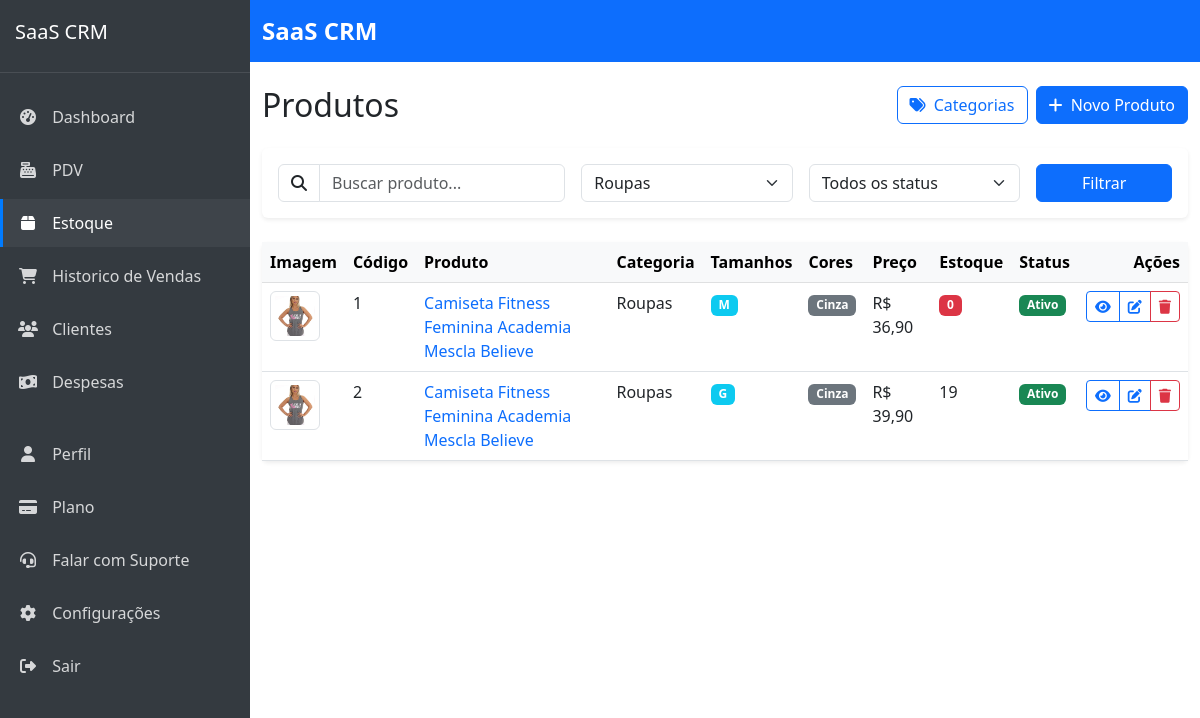
Page /sistema/produtos/?category=1 (signed in) on the committed database.
### products/models.py (models this page shows, shortened)
class Product(models.Model):
    company = models.ForeignKey(Company, on_delete=models.CASCADE, verbose_name='Empresa', related_name='products')
    name = models.CharField('Nome', max_length=100)
    code = models.CharField('Código', max_length=50, unique=True, blank=True, null=True)
    description = models.TextField('Descrição', blank=True, null=True)
    category = models.ForeignKey(Category, on_delete=models.CASCADE, verbose_name='Categoria', related_name='products')
    price = models.DecimalField('Preço', max_digits=10, decimal_places=2)
    cost = models.DecimalField('Custo', max_digits=10, decimal_places=2)
    stock_quantity = models.PositiveIntegerField('Quantidade em estoque', default=0)
    stock_alert_level = models.PositiveIntegerField('Nível de alerta de estoque', default=10)
    barcode = models.CharField('Código de barras', max_length=100, blank=True, null=True)
    image = models.ImageField('Imagem', upload_to='products/', blank=True, null=True)
    is_active = models.BooleanField('Ativo', default=True)
    has_variations = models.BooleanField('Possui variações', default=False)
    created_at = models.DateTimeField('Criado em', auto_now_add=True)
    updated_at = models.DateTimeField('Atualizado em', auto_now=True)
    class Meta:
        verbose_name = 'Produto'
        verbose_name_plural = 'Produtos'
        ordering = ['name']
        unique_together = [['company', 'code'], ['company', 'barcode']]  # Prevent duplicate codes/barcodes within same company

class Category(models.Model):
    company = models.ForeignKey(Company, on_delete=models.CASCADE, verbose_name='Empresa', related_name='categories')
    name = models.CharField('Nome', max_length=100)
    description = models.TextField('Descrição', blank=True, null=True)
    created_at = models.DateTimeField('Criado em', auto_now_add=True)
    updated_at = models.DateTimeField('Atualizado em', auto_now=True)
    class Meta:
        verbose_name = 'Categoria'
        verbose_name_plural = 'Categorias'
        ordering = ['name']
        unique_together = ['company', 'name']  # Prevent duplicate category names within same company

class ProductVariation(models.Model):
    product = models.ForeignKey(Product, on_delete=models.CASCADE, verbose_name='Produto', related_name='variations')
    size = models.ForeignKey(Size, on_delete=models.CASCADE, verbose_name='Tamanho')
    color = models.ForeignKey(Color, on_delete=models.CASCADE, verbose_name='Cor')
    stock_quantity = models.PositiveIntegerField('Quantidade em estoque', default=0)
    stock_alert_level = models.PositiveIntegerField('Nível de alerta de estoque', default=3)
    sku = models.CharField('SKU', max_length=100, unique=True, blank=True, null=True)
    price_adjustment = models.DecimalField('Ajuste de preço', max_digits=10, decimal_places=2, default=0,
                                         help_text='Valor a ser adicionado/subtraído do preço base do produto')
    class Meta:
        verbose_name = 'Variação de Produto'
        verbose_name_plural = 'Variações de Produtos'
        unique_together = ['product', 'size', 'color']

class Size(models.Model):
    TIPO_CHOICES = (
        ('roupa', 'Roupa'),
        ('calcado', 'Calçado'),
    )
    company = models.ForeignKey(Company, on_delete=models.CASCADE, verbose_name='Empresa', related_name='sizes')
    name = models.CharField('Nome', max_length=10)  # PP, P, M, G, GG ou 36, 37, 38, etc
    tipo = models.CharField('Tipo', max_length=10, choices=TIPO_CHOICES, default='roupa')
    ordem = models.IntegerField('Ordem de exibição', default=0)
    class Meta:
        verbose_name = 'Tamanho'
        verbose_name_plural = 'Tamanhos'
        ordering = ['ordem', 'name']
        unique_together = ['company', 'name', 'tipo']

class Color(models.Model):
    company = models.ForeignKey(Company, on_delete=models.CASCADE, verbose_name='Empresa', related_name='colors')
    name = models.CharField('Nome', max_length=50)
    code = models.CharField('Código Hex', max_length=7, help_text='Ex: #FF0000', blank=True, null=True)
    class Meta:
        verbose_name = 'Cor'
        verbose_name_plural = 'Cores'
        ordering = ['name']
        unique_together = ['company', 'name']

### products/views.py (the view)
# urls.py: path('', views.product_list, name='product_list'),
@login_required
def product_list(request):
    categories = Category.objects.filter(company=request.user.company)
    products_query = Product.objects.filter(company=request.user.company)
    query = request.GET.get('q')
    category_id = request.GET.get('category')
    status = request.GET.get('status')
    if query:
        products_query = products_query.filter(
            Q(name__icontains=query) |
            Q(code__icontains=query) |
            Q(description__icontains=query)
        )
    if category_id:
        products_query = products_query.filter(category_id=category_id)
    if status == 'active':
        products_query = products_query.filter(is_active=True)
    elif status == 'inactive':
        products_query = products_query.filter(is_active=False)
    elif status == 'low_stock':
        products_with_low_stock = []
        for product in products_query:
            if product.is_stock_low():
                products_with_low_stock.append(product.id)
        products_query = products_query.filter(id__in=products_with_low_stock)
    products_query = products_query.annotate(
        numeric_code=Case(
            When(code__regex=r'^\d+$', then=Cast('code', output_field=IntegerField())),
            default=Value(999999),  # Valor alto para códigos não numéricos
            output_field=IntegerField()
        )
    ).order_by('numeric_code')
    paginator = Paginator(products_query, 20)  # 20 produtos por página
    page = request.GET.get('page')
    try:
        products = paginator.page(page)
    except PageNotAnInteger:
        products = paginator.page(1)
    except EmptyPage:
        products = paginator.page(paginator.num_pages)
    return render(request, 'products/product_list.html', {
        'products': products,
        'categories': categories
    })

### saas_crm/urls.py (called while the page is built)
    def __call__(self, request):
        if request.user.is_authenticated and request.user.is_superuser and 'impersonate_user_id' in request.session:
            user_id = request.session['impersonate_user_id']
            try:
                request.real_user = request.user
                request.user = User.objects.get(pk=user_id)
                request.is_impersonating = True
            except User.DoesNotExist:
                del request.session['impersonate_user_id']
        response = self.get_response(request)
        return response

### templates/products/product_list.html (shortened to what this page needs)
{% extends 'core/base.html' %}
{% block content %}
<div class="d-flex justify-content-between align-items-center mb-4">
    <h1 class="h2 mb-0">Produtos</h1>
    <div class="d-flex gap-2">
        <a href="{% url 'products:category_list' %}" class="btn btn-outline-primary">
            <i class="fas fa-tags me-1"></i> Categorias
        </a>
        <a href="{% url 'products:product_create' %}" class="btn btn-primary">
            <i class="fas fa-plus me-1"></i> Novo Produto
        </a>
    </div>
</div>
<div class="card border-0 shadow-sm mb-4">
    <div class="card-body">
        <form method="get" class="row g-3">
            <div class="col-md-4">
                <div class="input-group">
                    <span class="input-group-text bg-transparent">
                        <i class="fas fa-search"></i>
                    </span>
                    <input type="text" name="q" class="form-control" placeholder="Buscar produto..." value="{{ request.GET.q|default:'' }}">
                </div>
            </div>
            <div class="col-md-3">
                <select name="category" class="form-select">
                    {% for category in categories %}
                    <option value="{{ category.id }}" {% if request.GET.category == category.id|stringformat:"i" %}selected{% endif %}>
                        {{ category.name }}
                    </option>
                    {% endfor %}
                </select>
            </div>
            <div class="col-md-3">
                <select name="status" class="form-select">
                    <option value="">Todos os status</option>
                </select>
            </div>
            <div class="col-md-2">
                <button type="submit" class="btn btn-primary w-100">Filtrar</button>
            </div>
        </form>
    </div>
</div>
<div class="card border-0 shadow-sm">
    <div class="card-body p-0">
        <div class="table-responsive">
            <table class="table table-hover mb-0">
                <thead class="table-light">
                    <tr>
                        <th scope="col" style="width: 60px">Imagem</th>
                        <th scope="col">Código</th>
                        <th scope="col">Produto</th>
                        <th scope="col">Categoria</th>
                        <th scope="col">Tamanhos</th>
                        <th scope="col">Cores</th>
                        <th scope="col">Preço</th>
                        <th scope="col">Estoque</th>
                        <th scope="col">Status</th>
                        <th scope="col" class="text-end">Ações</th>
                    </tr>
                </thead>
                <tbody>
                    {% for product in products %}
                    <tr>
                        <td>
                            {% if product.image %}
                                <img src="{{ product.image.url }}" alt="{{ product.name }}" class="img-thumbnail" style="width: 50px; height: 50px; object-fit: cover;">
                            {% else %}
                                <div class="bg-light d-flex align-items-center justify-content-center" style="width: 50px; height: 50px;">
                                    <i class="fas fa-image text-muted"></i>
                                </div>
                            {% endif %}
                        </td>
                        <td>{{ product.code }}</td>
                        <td>
                            <a href="{% url 'products:product_detail' product.id %}" class="text-decoration-none">
                                {{ product.name }}
                            </a>
                        </td>
                        <td>{{ product.category.name|default:"-" }}</td>
                        <td>
                            {% if product.has_variations %}
                                {% for variation in product.variations.all %}
                                    {% if forloop.first or previous_size != variation.size.name %}
                                        <span class="badge bg-info">{{ variation.size.name }}</span>
                                    {% endif %}
                                {% empty %}
                                    -
                                {% endfor %}
                            {% else %}
                                -
                            {% endif %}
                        </td>
                        <td>
                            {% if product.has_variations %}
                                {% for variation in product.variations.all %}
                                    {% if forloop.first or previous_color != variation.color.name %}
                                        <span class="badge" style="background-color: {{ variation.color.code|default:'#6c757d' }}">{{ variation.color.name }}</span>
                                    {% endif %}
                                {% empty %}
                                    -
                                {% endfor %}
                            {% else %}
                                -
                            {% endif %}
                        </td>
                        <td>R$ {{ product.price }}</td>
                        <td>
                            {% if product.stock_quantity <= product.stock_alert_level %}
                            <span class="badge bg-danger">{{ product.stock_quantity }}</span>
                            {% else %}
                            {{ product.stock_quantity }}
                            {% endif %}
                        </td>
                        <td>
                            {% if product.is_active %}
                            <span class="badge bg-success">Ativo</span>
                            {% else %}
                            <span class="badge bg-secondary">Inativo</span>
                            {% endif %}
                        </td>
                        <td class="text-end">
                            <div class="btn-group">
                                <a href="{% url 'products:product_detail' product.id %}" class="btn btn-sm btn-outline-primary">
                                    <i class="fas fa-eye"></i>
                                </a>
                                <a href="{% url 'products:product_update' product.id %}" class="btn btn-sm btn-outline-primary">
                                    <i class="fas fa-edit"></i>
                                </a>
                                <button type="button" class="btn btn-sm btn-outline-danger" data-bs-toggle="modal" data-bs-target="#deleteModal{{ product.id }}">
                                    <i class="fas fa-trash"></i>
                                </button>
                            </div>
                        </td>
                    </tr>
                    {% endfor %}
                </tbody>
            </table>
        </div>
    </div>
</div>
{% endblock %}

### templates/core/base.html (style rules this page uses)
body { display: flex; min-height: 100vh; flex-direction: column; }

### rows in the picture
Product: image (picture), code "1", name "Camiseta Fitness Feminina Academia Mescla Believe", category.name "Roupas", price "36,90", stock_quantity "0", is_active "Ativo"
ProductVariation: size.name "M", color.name "Cinza"
Product: image (picture), code "2", name "Camiseta Fitness Feminina Academia Mescla Believe", category.name "Roupas", price "39,90", stock_quantity "19", is_active "Ativo"
ProductVariation: size.name "G", color.name "Cinza"

### other values in the picture
form field category "Roupas"
